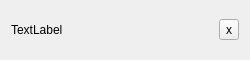
<?xml version="1.0" encoding="UTF-8"?>
<ui version="4.0">
 <class>CustomWidget</class>
 <widget class="QWidget" name="CustomWidget">
  <property name="geometry">
   <rect>
    <x>0</x>
    <y>0</y>
    <width>250</width>
    <height>60</height>
   </rect>
  </property>
  <property name="windowTitle">
   <string>Form</string>
  </property>
  <layout class="QHBoxLayout" name="horizontalLayout">
   <property name="sizeConstraint">
    <enum>QLayout::SetDefaultConstraint</enum>
   </property>
   <item>
    <widget class="QLabel" name="label">
     <property name="text">
      <string>TextLabel</string>
     </property>
    </widget>
   </item>
   <item>
    <spacer name="horizontalSpacer">
     <property name="orientation">
      <enum>Qt::Horizontal</enum>
     </property>
     <property name="sizeHint" stdset="0">
      <size>
       <width>40</width>
       <height>20</height>
      </size>
     </property>
    </spacer>
   </item>
   <item>
    <widget class="QToolButton" name="toolButton">
     <property name="text">
      <string>x</string>
     </property>
    </widget>
   </item>
  </layout>
 </widget>
 <resources/>
 <connections/>
</ui>
